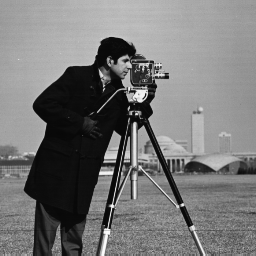
#> input picture COL783/A2/LOCAL/Testcases/cameraman.png, 256 x 256 px
$ python q2_buggy.py
#> lines starting #> are read from the running program, lines starting #| are printed output that depends on the picture; after the words box and inside, x2 and y2 are one past the last pixel; in counts of white or black regions, pixels touching at a corner belong together; long printed decimals are rounded
import cv2
import numpy as np
import matplotlib.pyplot as plt
import time

# [9 lines of commented-out code are left out]
import math
size = 200
psf_shape = np.zeros((size, size), dtype=np.uint8)

# star parameters
num_spikes = 5        # number of star points (5 for classic star)
outer_r = 70          # outer radius (distance to spike tips)
inner_r = 30          # inner radius (distance to inner vertices)
cx, cy = size // 2, size // 2

# build alternating outer/inner vertices
angles = np.linspace(0, 2 * math.pi, num_spikes * 2, endpoint=False)
radii = np.empty_like(angles)
radii[::2] = outer_r   # tip
radii[1::2] = inner_r  # inner vertex

pts = np.stack([
    cx + (radii * np.cos(angles)),
    cy + (radii * np.sin(angles))
], axis=1).astype(np.int32)

# OpenCV expects shape (n,1,2) or (n,2) wrapped in a list
cv2.fillPoly(psf_shape, [pts], 255)
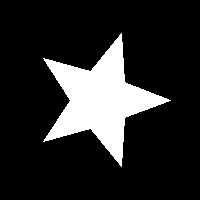
#> psf_shape: shape (200, 200); 16% white; 1 white region, box (x1, y1, x2, y2) and area: (43, 33, 171, 167) 6397

cv2.imwrite("psf_shape_star.png", psf_shape)
# if you want it as float like in your original:
h = cv2.imread("psf_shape_star.png", cv2.IMREAD_GRAYSCALE).astype(np.float32)
h = h / h.max()


# Resize to multiple scales

sizes = [150, 80, 40, 20, 10]
psfs = []
for s in sizes:
    resized = cv2.resize(h, (s, s), interpolation=cv2.INTER_AREA)
    psf = resized / np.sum(resized)
    psfs.append(psf)
#> after the loop, psfs = 5 items

# Visualize PSFs
fig, axes = plt.subplots(1, len(psfs), figsize=(15, 3))
for i, psf in enumerate(psfs):
    axes[i].imshow(psf, cmap="gray")
    axes[i].set_title(f"PSF {psf.shape[0]}x{psf.shape[1]}")
    axes[i].axis("off")
#> this loop made 5 passes
plt.show()

#  Gamma correction

def gamma_correction(img, gamma):
    return np.power(img, gamma)

# Mirror padding function

def mirror_pad_2d(img, pad_h, pad_w):
    """Apply mirror padding to a 2D image."""
    return np.pad(img, ((pad_h, pad_h), (pad_w, pad_w)), mode='reflect')


# Blurring in spatial domain (Part b)

psf_small = psfs[0]  # use the smallest PSF (10x10)

# (i) Impulse image ----
impulse_img = np.zeros((300, 300), dtype=np.float32)
impulse_img[75, 75] = 1.0
impulse_img[150, 200] = 1.0
impulse_img[220, 100] = 1.0

blurred_impulse = cv2.filter2D(impulse_img, -1, psf_small, borderType=cv2.BORDER_REFLECT)
#> impulse_img: shape (300, 300) float32; values 0 (black) and 1 (white), 0% white in thin lines or dots, all inside (x1, y1, x2, y2) = (75, 75, 201, 221)

plt.figure(figsize=(10, 4))
plt.subplot(1, 2, 1); plt.imshow(impulse_img, cmap="gray"); plt.title("Impulse Image"); plt.axis("off")
plt.subplot(1, 2, 2); plt.imshow(blurred_impulse, cmap="gray"); plt.title("Spatial Blur"); plt.axis("off")
plt.show()

#(ii) Real photograph
photo = cv2.imread("../Testcases/cameraman.png", cv2.IMREAD_COLOR)
#> photo is the input picture: shape (256, 256, 3); min 7, max 253, mean 118.7
if photo is None:
    raise FileNotFoundError("Please provide a test image as 'photo.jpg' (≈1000x2000).")
# photo = cv2.resize(photo, (1000, 2000)) use when given image is not of required size
photo = cv2.cvtColor(photo, cv2.COLOR_BGR2RGB).astype(np.float32) / 255.0

gamma = 2.2
photo_gamma = gamma_correction(photo, 1/gamma)

blurred_photo = np.zeros_like(photo_gamma)
for c in range(3):
    blurred_photo[..., c] = cv2.filter2D(photo_gamma[..., c], -1, psf_small, borderType=cv2.BORDER_REFLECT)
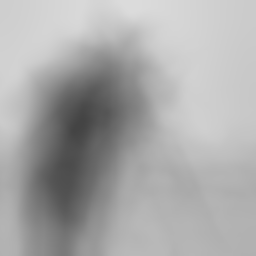
#> blurred_photo: shape (256, 256, 3) float32; min 0.267, max 0.861, mean 0.665

blurred_photo = gamma_correction(blurred_photo, gamma)
#> call 2 of gamma_correction, with gamma = 2.2
#> in gamma_correction (call 2), `return np.power(img, gamma)`:
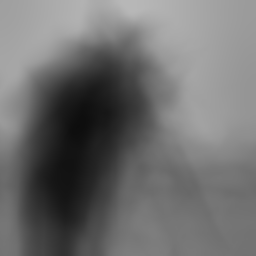
#> returned value: shape (256, 256, 3) float32; min 0.0546, max 0.72, mean 0.434
blurred_photo = np.clip(blurred_photo, 0, 1)

plt.figure(figsize=(12, 6))
plt.subplot(1, 2, 1); plt.imshow(photo); plt.title("Original Photo"); plt.axis("off")
plt.subplot(1, 2, 2); plt.imshow(blurred_photo); plt.title("Spatial Blur"); plt.axis("off")
plt.show()


# 4. Frequency-domain blurring (Part c)

def frequency_blur_channel_exact(img, psf):

    h, w = img.shape
#> h = 300; w = 300
    ph, pw = psf.shape
#> ph = 150; pw = 150


    pad_h = ph // 2
#> pad_h = 75
    pad_w = pw // 2
#> pad_w = 75


    img_padded = mirror_pad_2d(img, pad_h, pad_w)
#> in mirror_pad_2d, `return np.pad(img, ((pad_h, pad_h), (pad_w, pad_w)), mode='reflect')`: returned value: shape (450, 450) float32; values 0 (black) and 1 (white), 0% white in thin lines or dots, all inside (x1, y1, x2, y2) = (0, 0, 276, 296)
    padded_h, padded_w = img_padded.shape
#> padded_h = 450; padded_w = 450

    # Create PSF array for frequency domain, centered and zero-padded
    H_pad = np.zeros((padded_h, padded_w), dtype=np.float32)

    # Place PSF at top-left corner first
    H_pad[:ph, :pw] = psf

    # Shift PSF to be centered for FFT
    H_pad = np.roll(H_pad, -ph//2, axis=0)
    H_pad = np.roll(H_pad, -pw//2, axis=1)


    F = np.fft.fft2(img_padded)
    H = np.fft.fft2(H_pad)
    G = F * H
    g_padded = np.fft.ifft2(G).real

    # Crop back to original size (remove padding)
    g = g_padded[pad_h:pad_h+h, pad_w:pad_w+w]

    return g

def frequency_blur_color_exact(img_rgb, psf, gamma=2.2, show_intermediate=False):

    # Gamma pre-correction
#> called with gamma = 2.2, show_intermediate = True
    img_gamma = gamma_correction(img_rgb, 1/gamma)

    blurred = np.zeros_like(img_gamma)
    for c in range(3):
        blurred[..., c] = frequency_blur_channel_exact(img_gamma[..., c], psf)
#> this loop made 3 passes
#> pass 1, in frequency_blur_channel_exact (call 2), `img_padded = mirror_pad_2d(img, pad_h, pad_w)`:
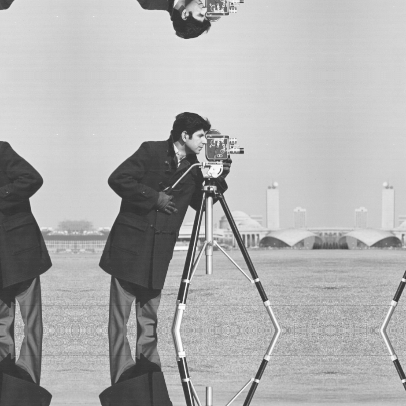
#> img_padded: shape (406, 406) float32; min 0.195, max 0.996, mean 0.686

    # Undo gamma
    blurred = gamma_correction(blurred, gamma)
    blurred = np.clip(blurred, 0, 1)

    if show_intermediate:
        # Show intermediate spectra for the first channel only
        img_chan = img_gamma[..., 0]
        h, w = img_chan.shape
#> h = 256; w = 256
        ph, pw = psf.shape
#> ph = 150; pw = 150
        pad_h, pad_w = ph // 2, pw // 2
#> pad_h = 75; pad_w = 75

        img_padded = mirror_pad_2d(img_chan, pad_h, pad_w)
        padded_h, padded_w = img_padded.shape
#> padded_h = 406

        F = np.fft.fft2(img_padded)

        H_pad = np.zeros((padded_h, padded_w), dtype=np.float32)
        H_pad[:ph, :pw] = psf
#> H_pad: shape (406, 406) float32
        H_pad = np.roll(H_pad, -ph//2, axis=0)
        H_pad = np.roll(H_pad, -pw//2, axis=1)

        H = np.fft.fft2(H_pad)
        G = F * H
        g_padded = np.fft.ifft2(G).real
        g = g_padded[pad_h:pad_h+h, pad_w:pad_w+w]
#> g: shape (256, 256) float64

        def norm(x): return (x - x.min()) / (x.max() - x.min() + 1e-8)
        plt.figure(figsize=(15, 8))
        plt.subplot(2, 4, 1); plt.imshow(img_chan, cmap="gray"); plt.title("f: Original (channel 0)"); plt.axis("off")
        plt.subplot(2, 4, 2); plt.imshow(norm(np.log1p(np.abs(np.fft.fftshift(F)))), cmap="gray"); plt.title("DFT |F|"); plt.axis("off")
        plt.subplot(2, 4, 3); plt.imshow(norm(np.log1p(np.abs(np.fft.fftshift(H)))), cmap="gray"); plt.title("Filter H"); plt.axis("off")
        plt.subplot(2, 4, 4); plt.imshow(norm(np.log1p(np.abs(np.fft.fftshift(G)))), cmap="gray"); plt.title("Product G=FH"); plt.axis("off")
        plt.subplot(2, 4, 5); plt.imshow(norm(g), cmap="gray"); plt.title("g: After IDFT"); plt.axis("off")
        plt.subplot(2, 4, 6); plt.imshow(img_padded, cmap="gray"); plt.title("Padded Input"); plt.axis("off")
        plt.subplot(2, 4, 7); plt.imshow(H_pad, cmap="gray"); plt.title("Positioned PSF"); plt.axis("off")
        plt.tight_layout(); plt.show()

    return blurred

#Test frequency domain on impulse image
freq_blurred_impulse = frequency_blur_channel_exact(impulse_img, psf_small)

plt.figure(figsize=(10, 4))
plt.subplot(1, 2, 1); plt.imshow(blurred_impulse, cmap="gray"); plt.title("Spatial Blur"); plt.axis("off")
plt.subplot(1, 2, 2); plt.imshow(freq_blurred_impulse, cmap="gray"); plt.title("Frequency Blur"); plt.axis("off")
plt.show()

#Test frequency domain on color photo
freq_blurred_photo_color = frequency_blur_color_exact(photo, psf_small, gamma=2.2, show_intermediate=True)

plt.figure(figsize=(12, 6))
plt.subplot(1, 2, 1); plt.imshow(blurred_photo); plt.title("Spatial Domain Blur"); plt.axis("off")
plt.subplot(1, 2, 2); plt.imshow(freq_blurred_photo_color); plt.title("Frequency Domain Blur"); plt.axis("off")
plt.show()


#Quantitative difference

diff = np.abs(blurred_photo - freq_blurred_photo_color)
print("=== With Gamma Correction ===")
print("Max absolute difference:", diff.max())
#| Max absolute difference: 0.08463
print("Mean absolute difference:", diff.mean())
#| Mean absolute difference: 0.01401

# Calculate difference without gamma correction
photo_gamma = gamma_correction(photo, 1/gamma)
spatial_no_gamma = np.zeros_like(photo_gamma)
for c in range(3):
    spatial_no_gamma[..., c] = cv2.filter2D(photo_gamma[..., c], -1, psf_small, borderType=cv2.BORDER_REFLECT)

freq_no_gamma = np.zeros_like(photo_gamma)
for c in range(3):
    freq_no_gamma[..., c] = frequency_blur_channel_exact(photo_gamma[..., c], psf_small)

diff_no_gamma = np.abs(spatial_no_gamma - freq_no_gamma)
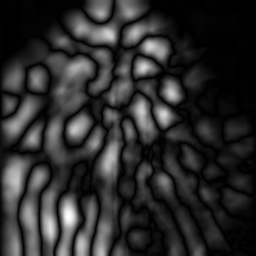
#> diff_no_gamma: shape (256, 256, 3) float32; min 5.96e-08, max 0.0653, mean 0.0114; drawn with min black and max white
print("\n=== Without Gamma Correction (Linear Space) ===")
print("Max absolute difference:", diff_no_gamma.max())
#| Max absolute difference: 0.06533
print("Mean absolute difference:", diff_no_gamma.mean())
#| Mean absolute difference: 0.01142

# Test on impulse image for exact comparison
impulse_freq = frequency_blur_channel_exact(impulse_img, psf_small)
impulse_diff = np.abs(blurred_impulse - impulse_freq)
print("\n=== Impulse Image Test (Should be ~1e-15) ===")
print("Max absolute difference:", impulse_diff.max())
#| Max absolute difference: 0.0002779
print("Mean absolute difference:", impulse_diff.mean())
#| Mean absolute difference: 2.6708121867462393e-05

plt.figure(figsize=(18, 5))
plt.subplot(1, 3, 1)
plt.imshow(diff * 1000, cmap="hot")
plt.title("Difference with Gamma (scaled x1000)")
plt.axis("off")
plt.colorbar()

plt.subplot(1, 3, 2)
plt.imshow(diff_no_gamma * 1000, cmap="hot")
plt.title("Difference without Gamma (scaled x1000)")
plt.axis("off")
plt.colorbar()

plt.subplot(1, 3, 3)
plt.imshow(impulse_diff * 1e15, cmap="hot")
plt.title("Impulse Difference (scaled x1e15)")
plt.axis("off")
plt.colorbar()
plt.show()
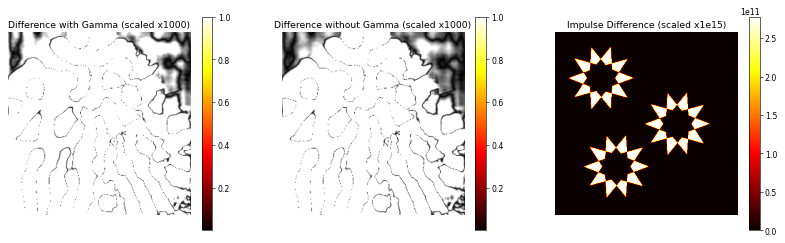
#> figure drawn by matplotlib, 6 panels


# 6. Timing comparison

spatial_times = []
freq_times = []

kernel_sizes = [psf.shape[0] for psf in psfs]  # max(m,n) for each PSF
#> kernel_sizes = [150, 80, 40, 20, 10]


for psf in psfs:
    # Spatial domain timing
    start = time.time()
    _ = cv2.filter2D(impulse_img, -1, psf, borderType=cv2.BORDER_REFLECT)
    spatial_times.append(time.time() - start)

    # Frequency domain timing
    start = time.time()
    _ = frequency_blur_channel_exact(impulse_img, psf)
    freq_times.append(time.time() - start)
#> this loop made 5 passes
#> (ph in frequency_blur_channel_exact, pw in frequency_blur_channel_exact, pad_h in frequency_blur_channel_exact, pad_w in frequency_blur_channel_exact, padded_h in frequency_blur_channel_exact, padded_w in frequency_blur_channel_exact) on passes 1 to 5: (150, 150, 75, 75, 450, 450), (80, 80, 40, 40, 380, 380), (40, 40, 20, 20, 340, 340), (20, 20, 10, 10, 320, 320), (10, 10, 5, 5, 310, 310)
#> after the loop, freq_times = [0.0247, 0.0284, 0.0118, 0.00847, 0.0122]; spatial_times = [0.00703, 0.0047, 0.0069, 0.00673, 0.000506]

# Log-log plot
plt.figure(figsize=(8, 6))
plt.loglog(kernel_sizes, spatial_times, 'o-', label="Spatial Domain (cv2.filter2D)")
plt.loglog(kernel_sizes, freq_times, 's-', label="Frequency Domain (FFT)")
plt.xlabel("Kernel Size max(m,n)")
plt.ylabel("Compute Time T(r) [s]")
plt.title("Compute Time vs Kernel Size (Log-Log)")
plt.grid(True, which="both", ls="--")
plt.legend()
plt.show()
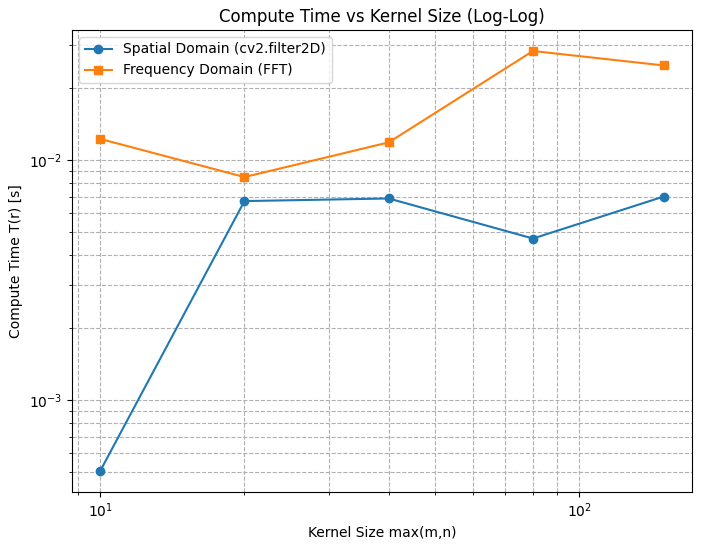
#> figure drawn by matplotlib, 1 panel

$ run again, with COL783/A2/LOCAL/Testcases/Q4.png copied over COL783/A2/LOCAL/Testcases/cameraman.png
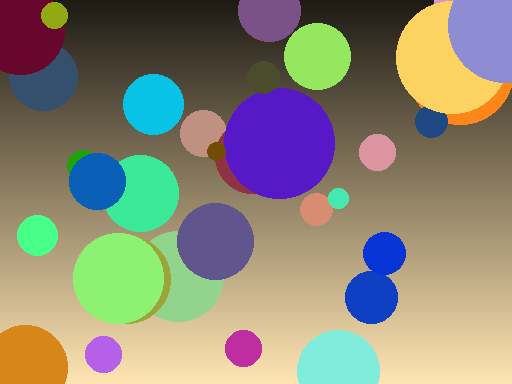
#> input picture COL783/A2/LOCAL/Testcases/Q4.png, 512 x 384 px
#> psf_shape: shape (200, 200); 16% white; 1 white region, box (x1, y1, x2, y2) and area: (43, 33, 171, 167) 6397
#> after the loop `for s in sizes:`: psfs = 5 items
#> the loop `for i, psf in enumerate(psfs):` made 5 passes
#> impulse_img: shape (300, 300) float32; values 0 (black) and 1 (white), 0% white in thin lines or dots, all inside (x1, y1, x2, y2) = (75, 75, 201, 221)
#> photo is the input picture: shape (384, 512, 3); mean B, G, R 118.8, 135.6, 138.2
#| Max absolute difference: 0.1135
#| Mean absolute difference: 0.01106
#> `diff_no_gamma = np.abs(spatial_no_gamma - freq_no_gamma)`:
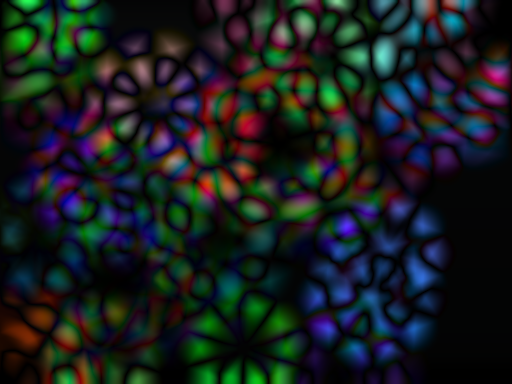
#> diff_no_gamma: shape (384, 512, 3) float32; mean B, G, R 0.00848, 0.0084, 0.00678; drawn with min black and max white
#| Max absolute difference: 0.0693
#| Mean absolute difference: 0.007885
#| Max absolute difference: 0.0002779
#| Mean absolute difference: 2.6708121867462393e-05
#> kernel_sizes = [150, 80, 40, 20, 10]
#> the loop `for psf in psfs:` made 5 passes
#> (ph in frequency_blur_channel_exact, pw in frequency_blur_channel_exact, pad_h in frequency_blur_channel_exact, pad_w in frequency_blur_channel_exact, padded_h in frequency_blur_channel_exact, padded_w in frequency_blur_channel_exact) on passes 1 to 5: (150, 150, 75, 75, 450, 450), (80, 80, 40, 40, 380, 380), (40, 40, 20, 20, 340, 340), (20, 20, 10, 10, 320, 320), (10, 10, 5, 5, 310, 310)
#> after the loop `for psf in psfs:`: freq_times = [0.0206, 0.0272, 0.0112, 0.00769, 0.0113]; spatial_times = [0.00648, 0.00452, 0.00674, 0.0065, 0.000468]
#> `plt.show()`:
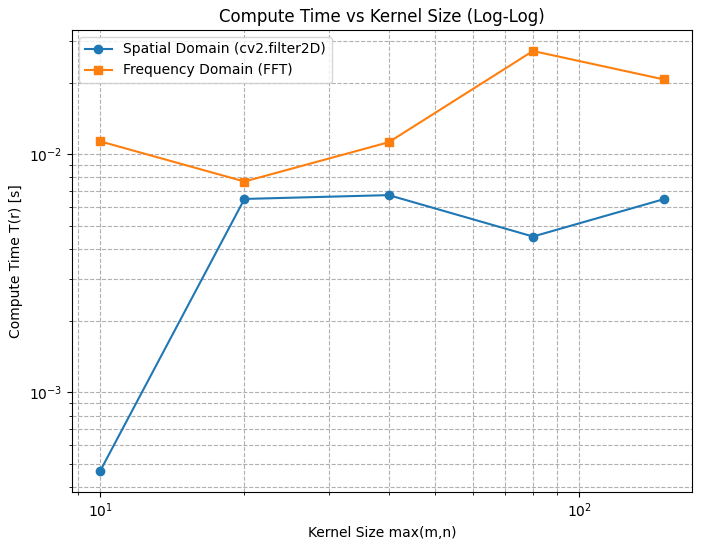
#> figure drawn by matplotlib, 1 panel
